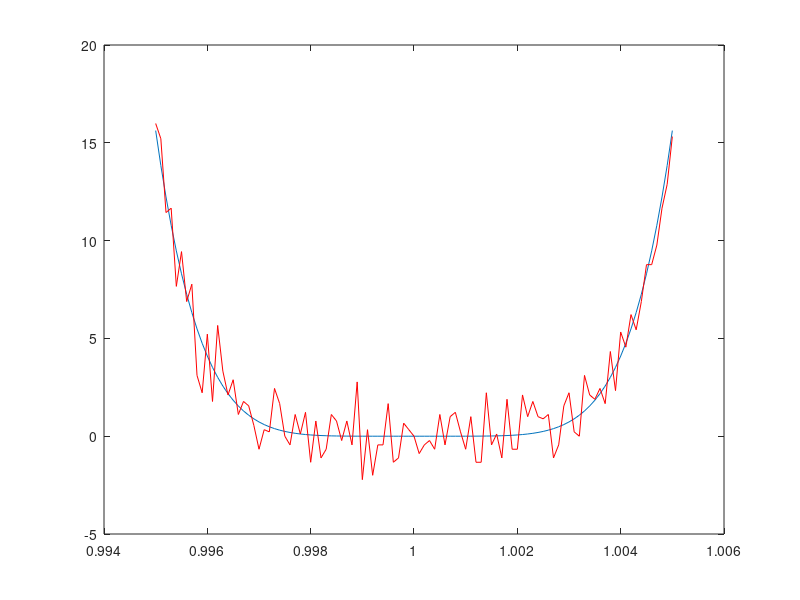

Recreate this plot in MATLAB.
% Horner's scheme may lose precision due to finite-precision arithmetic. 
% Show how Horner's scheme may lose precision due to finite-precision
% arithmetic (Neumaier 2001).
function horner_prec_loss
x=(9950:10050)/10000;
y=(1-x).^6;
z=1+(-6+(15+(-20+(15+(-6+x).*x).*x).*x).*x).*x;
plot(x,1e15*y);
hold on;
plot(x,1e15*z,'red');
